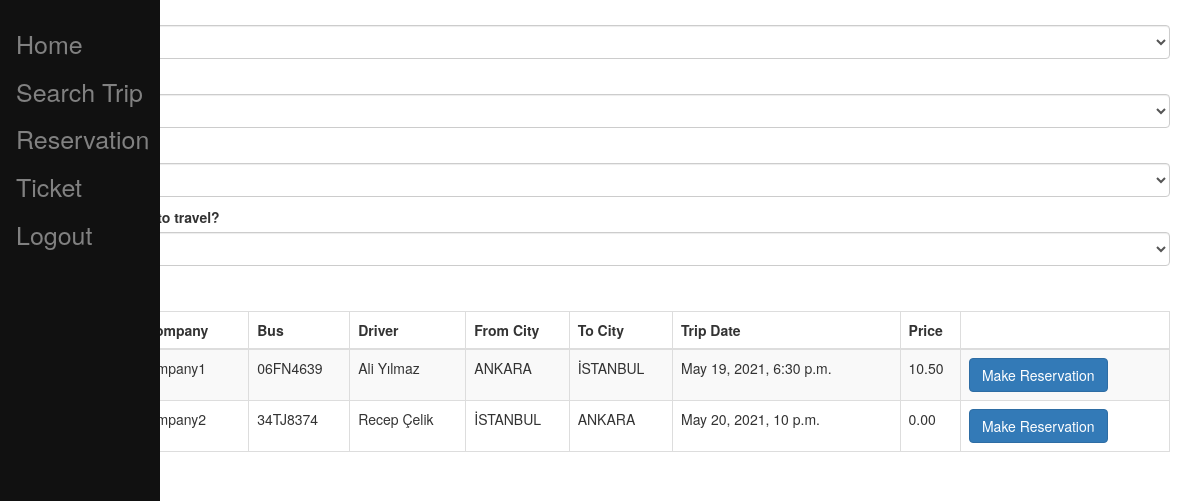
Before: /searchtrip/ (signed in) with the older database file.
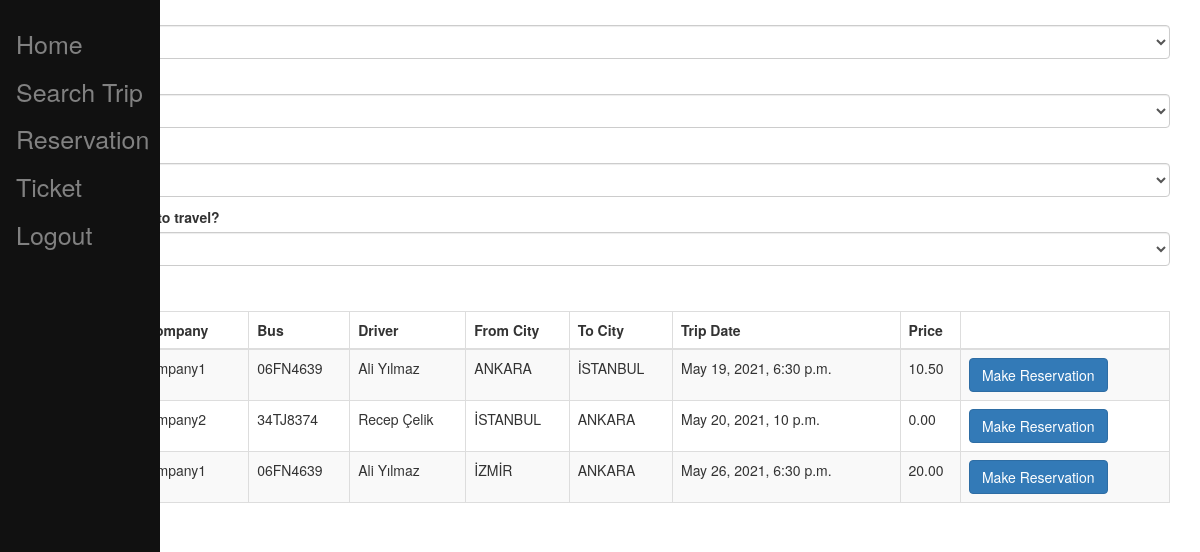
After: the same page with the newer database file.
### busticket/models.py (models this page shows, shortened)
class Trip(models.Model):
    bus = models.ForeignKey(Bus, on_delete=models.PROTECT)
    driver = models.ForeignKey(Driver, on_delete=models.PROTECT,blank=True,null=True)
    from_city = models.ForeignKey(City, related_name='f_city', on_delete=models.CASCADE,blank=True,null=True)
    to_city = models.ForeignKey(City, related_name='t_city', on_delete=models.CASCADE,blank=True,null=True)
    trip_date = models.DateTimeField(blank=True)
    price = models.DecimalField(max_digits=6, decimal_places=2, default=0.0)
    bus_company = models.ForeignKey(BusCompany, on_delete=models.CASCADE, editable=True,blank=True,null=True)
    class Meta:
        constraints = [
            models.UniqueConstraint(fields=['bus', 'from_city','to_city'], name='unique trip')
        ]

class BusCompany(models.Model):
    user = models.OneToOneField(User, on_delete=models.CASCADE)
    name = models.CharField(max_length=30,unique=True,default='Default Bus Company')
    def __str__(self):
        return self.name

class Bus(models.Model):
    plate_text = models.CharField(max_length=30,unique=True)
    brand_name = models.CharField(max_length=30,default='Mercedes Benz')
    status = models.BooleanField(default=True)
    seat_count = models.IntegerField(default=52)
    bus_company = models.ForeignKey(BusCompany, on_delete=models.CASCADE, blank=True,null=True)
    def __str__(self):
        return self.plate_text

class Driver(models.Model):
    name = models.CharField(max_length=30,default='Unknown Driver',unique=True)
    date_of_birth = models.DateField()
    years_of_experience = models.IntegerField()
    bus_company = models.ForeignKey(BusCompany, on_delete=models.CASCADE, editable=False,blank=True,null=True)
    def __str__(self):
        return self.name

class City(models.Model):
    name = models.CharField(max_length=30,unique=True)
    def __str__(self):
        return self.name

### busticket/views.py (the view)
# urls.py: path('searchtrip/',views.search_trip),
def search_trip(request):
    now = datetime.now()
    trip = Trip.objects.filter(trip_date__gte=now.date())
    form = SearchForm()
    return render(request,'busticket/searchtrip.html',{'trip_list': trip,'form':form})

### busticket/forms.py
class SearchForm(forms.ModelForm):
    DATE_CHOICES= [
    ('', 'All'),
    ('Today', 'Today'),
    ('This Week', 'This Week'),
    ('This Month', 'This Month'),
    ('This Year', 'This Year'),
    ]
    date_choice= forms.CharField(label='When do you want to travel?', required=False, widget=forms.Select(choices=DATE_CHOICES,attrs={ 'class': 'form-control' }))
    class Meta:
        model = Trip
        fields = ['from_city', 'to_city','bus_company']
        widgets = {
            'from_city': forms.Select(attrs={ 'class': 'form-control' }),
            'to_city': forms.Select(attrs={ 'class': 'form-control' }),
            'bus_company': forms.Select(attrs={ 'class': 'form-control' }),
        }

### busticket/templatetags/user_tags.py (called while the page is built)
@register.filter(name='has_group')
def has_group(user, group_name):
    group = Group.objects.filter(name=group_name)
    if group:
        group = group.first()
        return group in user.groups.all()
    else:
        return False

### templates/busticket/searchtrip.html (shortened to what this page needs)
{% extends 'busticket/base.html' %}
{% block content %}
 <div class="col-md-12">
        <form method="POST" class="post-form" action="/search/">
            {{ form.as_p }}
            <button type="submit" class="btn btn-primary">Submit</button>
        </form>
        <div class="table-responsive">
  <table id="searchdatatable" class="table table-striped table-bordered" width="100%">
            <thead>
                <th>Trip No</th>
                <th>Bus Company</th>
                <th>Bus</th>
                <th>Driver</th>
                <th>From City</th>
                <th>To City</th>
                <th>Trip Date</th>
                <th>Price</th>
                <th></th>
             </thead>
   <tbody>
   {% for trip in trip_list %}
    <tr>
     <td>{{ trip.id }}</td>
     <td>{{ trip.bus_company.name }}</td>
     <td>{{ trip.bus }}</td>
     <td>{{ trip.driver }}</td>
     <td>{{ trip.from_city }}</td>
     <td>{{ trip.to_city }}</td>
     <td>{{ trip.trip_date }}</td>
     <td>{{ trip.price }}</td>
     <td><span><a href="/reservationnew/{{ trip.id }}" class="btn btn-primary">Make Reservation</a></span>  </td>
    </tr>
   {% endfor %}
   </tbody>
  </table>
        </div>
    </div>
{% endblock content %}

Changed rows visible on the page:
added Trip: bus_company.name "BusCompany1", bus "06FN4639", driver "Ali Yılmaz", from_city "İZMİR", to_city "ANKARA", trip_date "May 26, 2021, 6:30 p.m.", price "20.00"
